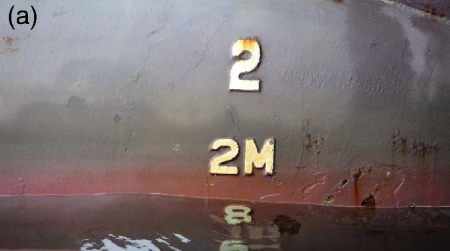
#> input picture DroneProject/data/images/01.png, 450 x 251 px, found by its file name
$ python DraftMarkSegmentationDemo.py
#> lines starting #> are read from the running program, lines starting #| are printed output that depends on the picture; after the words box and inside, x2 and y2 are one past the last pixel; in counts of white or black regions, pixels touching at a corner belong together
### DroneProject/src/draft_estimation/lib/ImageUtils.py
import cv2
import numpy as np


# [4 lines left out: function overlap_imgs, not called in this run]


def resize_to_full_screen_factor(img):
    h, w = img.shape[:2]
    return min(600 / h, 1400 / w)


def resize_to_full_screen(img):
    factor = resize_to_full_screen_factor(img)
    return cv2.resize(img, (0, 0), fx=factor, fy=factor, interpolation=cv2.INTER_AREA)


def normalize_img_0_1(img):
    return (img - np.min(img)) / np.ptp(img)


def normalize_img_0_255(img):
    return (255*(normalize_img_0_1(img))).astype(np.uint8)


def read(img_path):
    img = cv2.imread(img_path)
    if img is None:
        print("Invalid path.")
        exit(1)
    return img

### DroneProject/src/draft_estimation/lib/Board.py
import numpy as np
import cv2

from src.draft_estimation.lib.Colors import Color
from src.draft_estimation.lib.ImageUtils import resize_to_full_screen


class Board:
    def __init__(self, img, rows, cols, name=""):
        self.__name = name
        self.rows = rows
        self.cols = cols
        self.h, self.w = img.shape[:2]
        self.board = np.zeros((rows*(self.h+1)-1, cols*(self.w+1)-1, 3), dtype=np.uint8)

        for y in range(1, rows+1):
            y = y*(self.h+1)-1
            cv2.line(self.board, (0, y), (cols*(self.w+1)-1, y), Color.WHITE.value, thickness=1)
        for x in range(1, cols+1):
            x = x*(self.w+1)-1
            cv2.line(self.board, (x, 0), (x, rows*(self.h+1)-1), Color.WHITE.value, thickness=1)

    def move_point(self, pt, row, col):
        x, y = pt
        return col * (self.w + 1) + x, row * (self.h + 1) + y

    def draw_marks(self, marks, row, col):
        if not marks:
            return

        img = np.zeros((self.h, self.w), np.uint8)
        for mark in marks:
            x, y, w, h = mark.rect
            img[y:y+h, x:x+w] = mark.materialize()

        img = cv2.cvtColor(img, cv2.COLOR_GRAY2BGR)

        for mark in marks:
            mark.draw(img)
        return self.draw_img(img, row, col)

    def draw_line(self, pt1, pt2, color, thickness, row, col):
        cv2.line(self.board, self.move_point(pt1, row, col), self.move_point(pt2, row, col), color, thickness=1)

    def draw_img(self, img, row, col):
        if not (0 <= row <= self.rows) or not (0 <= col <= self.cols):
            raise ValueError

        img = self.check_dims(img)
        x, y = self.move_point((0, 0), row, col)
        self.board[y:y+self.h, x:x+self.w] = img
        return img

    def check_dims(self, img):
        if len(img.shape) == 3:
            return img
        return cv2.cvtColor(img, cv2.COLOR_GRAY2BGR)

    def show(self):
        cv2.imshow(self.__name, resize_to_full_screen(self.board))
        cv2.waitKey(0)
        return self

    def name(self, name):
        self.__name = name
        cv2.namedWindow(self.__name)

### DroneProject/src/draft_estimation/DraftMarkSegmentation.py
import cv2

from src.draft_estimation.lib.Colors import Color
from src.draft_estimation.lib.DraftMarks import DraftMark
from src.draft_estimation.lib.DraftMarkSet import DraftMarkSet
from src.draft_estimation.Constants import MARK_MAX_W_TO_H_RATIO, MARK_MIN_W_TO_H_RATIO, MARK_MIN_AREA, MARK_MAX_AREA


class DraftMarkSegmentator:  # :-D
    def __init__(self, kernel_radius):
        self.marks = DraftMarkSet()
        self.kernel_radius = kernel_radius

        # for debbuging and demos
        self.color_corrected = None
        self.tophat_img = None
        self.blackhat_img = None
        self.tophat_bin_img = None
        self.blackhat_bin_img = None

    def search_marks(self, img):
        # TODO: crop the img
        # TODO: black on red marks problem

        # mask = cv2.inRange(img, (0, 0, 50), (15, 15, 255))
        # img_diff = img.max(axis=2) - img.min(axis=2)
        self.color_corrected = img.copy()
        # self.color_corrected[img_diff > 75] = Color.BLUE.value

        grey_img = cv2.cvtColor(self.color_corrected, cv2.COLOR_BGR2GRAY)

        kernel = cv2.getStructuringElement(cv2.MORPH_ELLIPSE, (self.kernel_radius, self.kernel_radius))
        self.tophat_img = cv2.morphologyEx(grey_img, cv2.MORPH_TOPHAT, kernel)
        self.blackhat_img = cv2.morphologyEx(grey_img, cv2.MORPH_BLACKHAT, kernel)

        _, self.tophat_bin_img = cv2.threshold(self.tophat_img, 0, 255, cv2.THRESH_BINARY + cv2.THRESH_OTSU)
        _, self.blackhat_bin_img = cv2.threshold(self.blackhat_img, 0, 255, cv2.THRESH_BINARY + cv2.THRESH_OTSU)

        tophat_cntrs, _ = cv2.findContours(self.tophat_bin_img, cv2.RETR_EXTERNAL, cv2.CHAIN_APPROX_SIMPLE)
        blackhat_cntrs, _ = cv2.findContours(self.blackhat_bin_img, cv2.RETR_EXTERNAL, cv2.CHAIN_APPROX_SIMPLE)

        self.marks.add_from({DraftMark(cv2.boundingRect(cntr), self.tophat_bin_img, True) for cntr in tophat_cntrs})
        self.marks.add_from({DraftMark(cv2.boundingRect(cntr), self.blackhat_bin_img, False) for cntr in blackhat_cntrs})
        return self

    def filter(self):
        for mark in self.marks.marks.copy():
            _, _, w, h = mark.rect
            if not (MARK_MIN_W_TO_H_RATIO < w/h < MARK_MAX_W_TO_H_RATIO):
                self.marks.remove(mark)
            elif not (MARK_MIN_AREA < w*h < MARK_MAX_AREA):
                self.marks.remove(mark)
        return self

    def run(self, org_img):
        self.search_marks(org_img).filter()
        if not self.marks:
            raise ValueError("Segmentation fault")
        return self.marks

### DroneProject/src/draft_estimation/lib/DraftMarkSet.py
from src.draft_estimation.lib.DraftMarks import DraftMarkString
from src.draft_estimation.lib.Grid2DMath import overlap_area_percentage, are_overlapping


class DraftMarkSet():
    def __init__(self):
        self.marks = set()
        self.strings = set()
        self.removed_marks = set()
        self.removed_strings = set()

    def marks_and_strings(self, removed=False):
        used_in_strings = set()
        strings = self.removed_strings if removed else self.strings
        marks = self.removed_marks if removed else self.marks
        for string in strings:
            for mark in string.marks:
                used_in_strings.add(mark)
        return strings | marks - used_in_strings

    def __remove_mark(self, mark):
        if mark in self.marks:
            self.marks.remove(mark)
        self.removed_marks.add(mark)

    # [6 lines left out: function __remove_string, not called in this run]

    def remove(self, key):
        if isinstance(key, DraftMarkString):
            self.__remove_string(key)
        elif key.string:
            self.__remove_string(key.string)
        else:
            self.__remove_mark(key)

    # [6 lines left out: function __add_string, not called in this run]

    def __add_mark(self, mark):
        if mark in self.removed_marks:
            self.removed_marks.remove(mark)
        self.marks.add(mark)

    def add(self, key):
        if isinstance(key, DraftMarkString):
            self.__add_string(key)
        elif key.string:
            self.__add_string(key.string)
        else:
            self.__add_mark(key)

    def add_from(self, iterator):
        for key in iterator:
            self.add(key)

    def y_sorted(self, reverse, strings):
        iterator = self.marks if not strings else self.marks_and_strings()
        return list(sorted(iterator, key=lambda x: x.rect[1], reverse=reverse))

    # [15 lines left out: functions pairs, in_area, mark_at, not called in this run]

    def __contains__(self, key):
        return key in self.marks or key in self.strings

    def __iter__(self):
        return iter(self.marks_and_strings())

### DroneProject/src/draft_estimation/lib/DraftMarks.py
import cv2
import numpy as np

from src.draft_estimation.lib.Colors import Color
from src.draft_estimation.lib.Grid2DMath import join


class DraftMark:
    def __init__(self, rect, img, tophat_flag):
        self.rect = rect
        self.img = img
        self.tophat_flag = tophat_flag
        self.label = None
        self.conf = None
        self.materialized = None
        self.string = None

    def materialize(self):
        if self.materialized is None:
            x, y, w, h = self.rect
            self.materialized = self.img[y:y+h, x:x+w]
        return self.materialized

    def center(self):
        x, y, w, h = self.rect
        return x + w // 2, y - h // 2

    # [14 lines left out: function join_with, not called in this run]

    def draw(self, img):
        if self.string:
            self.string.draw(img)
            return

        x, y, w, h = self.rect
        col = Color.GREEN.value if self.tophat_flag else Color.RED.value
        cv2.rectangle(img, (x, y), (x+w, y+h), col, 1)
        if self.label and self.conf:
            cv2.putText(img, str((self.label, round(self.conf, 2))), (x+w, y+h), cv2.FONT_HERSHEY_SIMPLEX, 0.4, col, 1, cv2.LINE_AA)
        return self

    def __repr__(self):
        return f"{self.label}"

    def __hash__(self):
        return hash(self.rect)

    def __eq__(self, other):
        return self.rect == other.rect

    def bottom(self):
        x, y, w, h = self.rect
        return (x+w//2, y+h-1)

    def top(self):
        x, y, w, h = self.rect
        return (x+w//2, y+1)


class DraftMarkString:
    # [48 lines left out: functions __init__, comp_label, comp_conf, comp_rect, draw, add and 1 more, not called in this run]

    def center(self):
        x, y, w, h = self.rect
        return x + w // 2, y - h // 2

    def __repr__(self):
        return f"{self.label}"

    def __hash__(self):
        return hash(self.rect)

    def __eq__(self, other):
        return self.rect == other.rect

    def bottom(self):
        x, y, w, h = self.rect
        return (x+w//2, y+h-1)

    def top(self):
        x, y, w, h = self.rect
        return (x+w//2, y+1)

### DroneProject/src/draft_estimation/demo/DraftMarkSegmentationDemo.py
#############################################################
if __name__ == "__main__":                                 ##
    import os                                              ##
    import sys                                             ##
    sys.path.insert(1, os.path.abspath("..\\DroneProject"))##
#############################################################

import cv2
import numpy as np

from src.draft_estimation.lib.Board import Board
from src.draft_estimation.lib.ImageUtils import read
from src.draft_estimation.lib.Colors import Color
from src.draft_estimation.DraftMarkSegmentation import DraftMarkSegmentator
from src.draft_estimation.Constants import DEFAULT_P

KEY_ARROW_UP = 2490368
KEY_ARROW_DOWN = 2621440


def choose_kernel_radius(img, radius=DEFAULT_P):
    board = Board(img, 3, 3)
    board.draw_img(img, 0, 0)
    board.name("Choose kernel radius.")
    h, w = img.shape[:2]

    def draw():
        nonlocal board, radius, w, h

        dm_seg = DraftMarkSegmentator(radius)
        try:
            dm_seg.run(img)
        except ValueError:
            pass

        kernel_img = np.zeros((h, w), dtype=np.uint8)
        cv2.circle(kernel_img, (w//2, h//2), dm_seg.kernel_radius//2, Color.WHITE.value, -1)
        cv2.putText(kernel_img, "radius = " + str(radius), (w//2, h//2 - radius - 10), cv2.FONT_HERSHEY_SIMPLEX, 0.7, Color.WHITE.value, 1, cv2.LINE_AA)

        board.draw_img(dm_seg.color_corrected, 0, 1)
        board.draw_img(kernel_img, 0, 2)
        board.draw_img(dm_seg.tophat_img, 1, 0)
        board.draw_img(dm_seg.blackhat_img, 2, 0)
        board.draw_img(dm_seg.tophat_bin_img, 1, 1)
        board.draw_img(dm_seg.blackhat_bin_img, 2, 1)
        board.draw_marks(list(filter(lambda x: x.tophat_flag, dm_seg.marks)), 1, 2)
        board.draw_marks(list(filter(lambda x: not x.tophat_flag, dm_seg.marks)), 2, 2)

        board.show()

    draw()
    while True:
        code = cv2.waitKeyEx(1)
        if code == KEY_ARROW_UP:
            radius = min(radius + 1, h//4, w//4)
            draw()
        elif code == KEY_ARROW_DOWN:
            radius = max(1, radius - 1)
            draw()
        elif code != -1:
            cv2.destroyAllWindows()
            return radius

        if not cv2.getWindowProperty("Choose kernel radius.", cv2.WND_PROP_VISIBLE):
            return radius


def main(img_path):
    org = read(img_path)
#> in read, img is the input picture: shape (251, 450, 3); mean B, G, R 109.9, 110.4, 121.2
    choose_kernel_radius(org)
#> after the loop in __init__, `for y in range(1, rows+1):`:
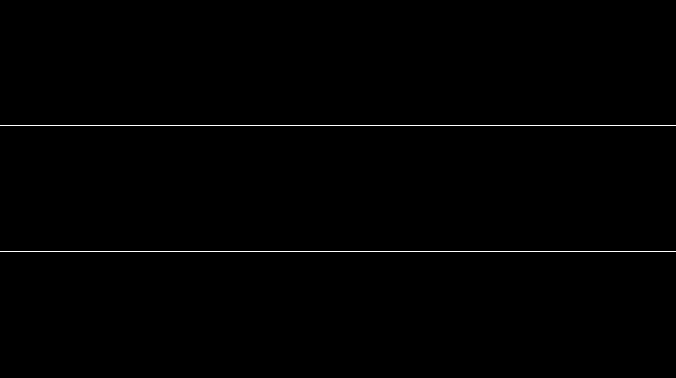
#> self.board: shape (755, 1352, 3) (shown at 1/2 size); 0.26% white in thin lines or dots, all inside (x1, y1, x2, y2) = (0, 251, 1352, 504)
#> in search_marks, `_, self.blackhat_bin_img = cv2.threshold(self.blackhat_img, 0, 255, cv..`:
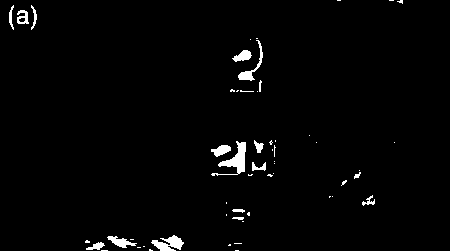
#> self.blackhat_bin_img: shape (251, 450); 1.9% white; 55 white regions (38 under 20 px)
#> in search_marks, `tophat_cntrs, _ = cv2.findContours(self.tophat_bin_img, cv2.RETR_EXTER..`: tophat_cntrs = 38 contours, 29 with area under 20; largest, box (x1, y1, x2, y2) and area: (229, 41, 260, 90) 714, (243, 139, 274, 175) 659, (210, 139, 239, 174) 622, (81, 236, 160, 251) 382, (225, 205, 251, 224) 352
#> in search_marks, `blackhat_cntrs, _ = cv2.findContours(self.blackhat_bin_img, cv2.RETR_E..`: blackhat_cntrs = 55 contours, 41 with area under 20; largest, box (x1, y1, x2, y2) and area: (211, 141, 246, 176) 336, (151, 235, 184, 251) 244, (238, 40, 263, 81) 155, (107, 236, 137, 248) 130, (211, 145, 231, 157) 120
#> in draw_img (call 8), `self.board[y:y+self.h, x:x+self.w] = img`:
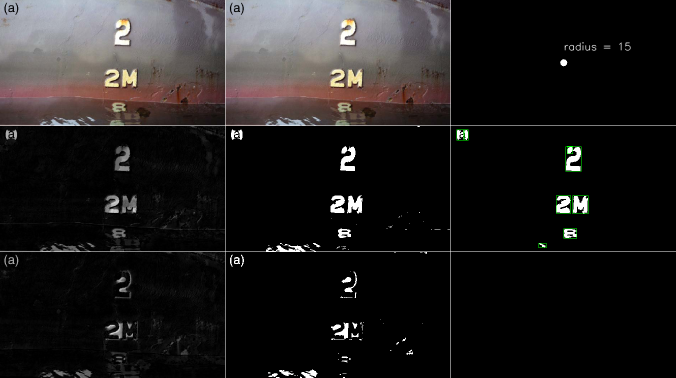
#> self.board: shape (755, 1352, 3) (shown at 1/2 size); mean of channels 0, 1, 2 29.5, 29.8, 32; drawn as B, G, R
#> call 2 of draw_marks, with row = 2, col = 2
#> the loop in draw_marks (call 2), `for mark in marks:` made 10 passes
#> after the loop in draw_marks (call 2), `for mark in marks:`:
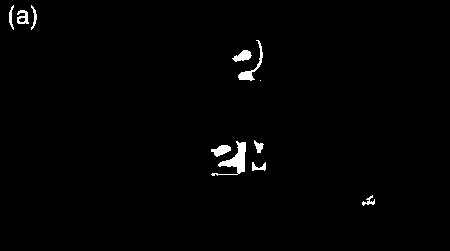
#> img: shape (251, 450); 1.2% white; 11 white regions (1 under 20 px), largest, box (x1, y1, x2, y2) and area: (211, 141, 246, 176) 416, (238, 40, 263, 81) 210, (211, 145, 231, 157) 143
#> after the loop in draw_marks (call 2), `for mark in marks:`:
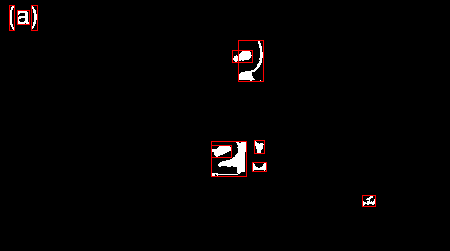
#> img: shape (251, 450, 3); mean B, G, R 2.8, 2.8, 4.4
#> in draw_img (call 9), `self.board[y:y+self.h, x:x+self.w] = img`:
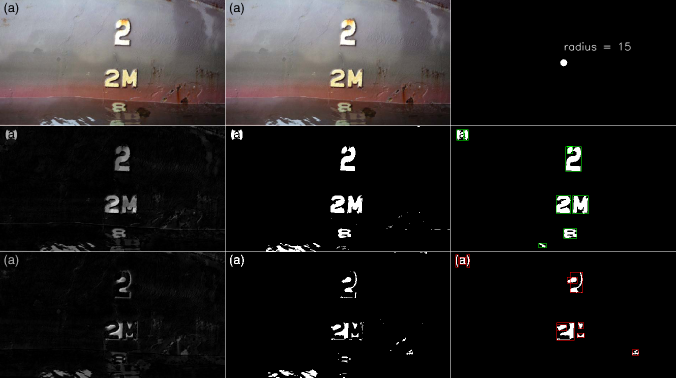
#> self.board: shape (755, 1352, 3) (shown at 1/2 size); 0.19% of pixels changed, all inside (x1, y1, x2, y2) = (911, 509, 1278, 711); drawn as B, G, R
#> in resize_to_full_screen, `factor = resize_to_full_screen_factor(img)`: factor = 0.795
#> in resize_to_full_screen, `return cv2.resize(img, (0, 0), fx=factor, fy=factor, interpolation=cv2..`:
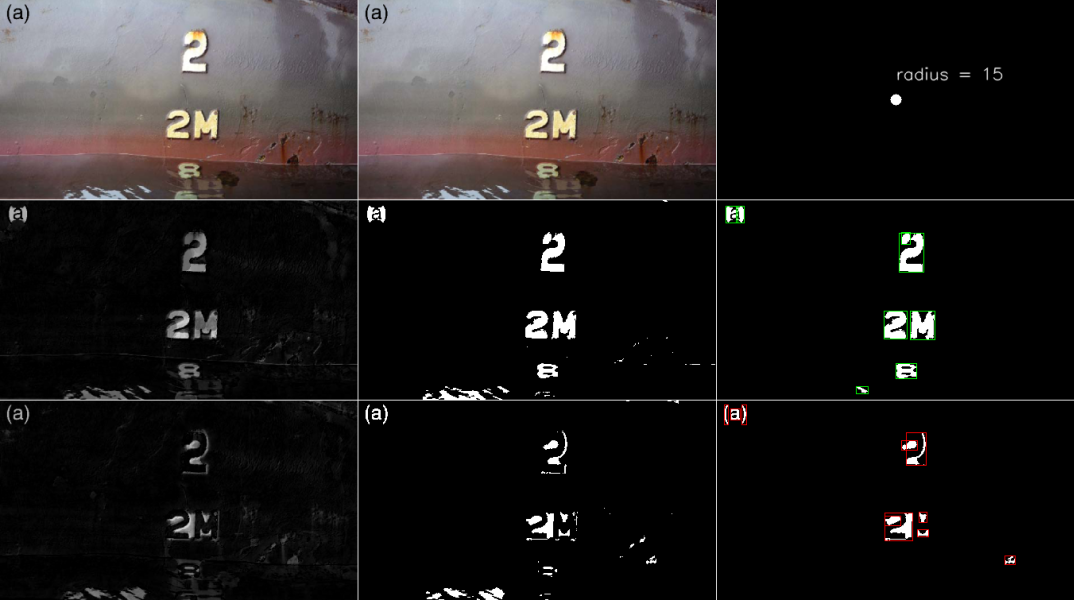
#> returned value: shape (600, 1074, 3); mean of channels 0, 1, 2 29.9, 30.1, 32.5; drawn as B, G, R
#> (key Esc is pressed here)
#> in choose_kernel_radius, `code = cv2.waitKeyEx(1)`: code = 27


if __name__ == '__main__':
    main("..\\DroneProject\\data\\images\\01.png")

$ run again, with DroneProject/data/images/02.png copied over DroneProject/data/images/01.png
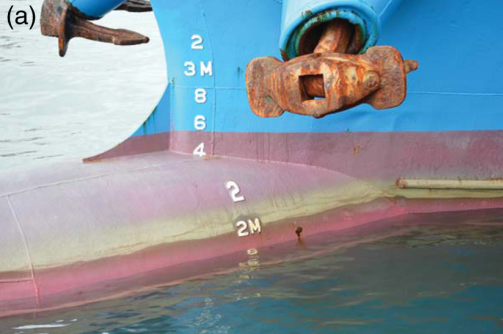
#> input picture DroneProject/data/images/02.png, 503 x 334 px, found by its file name
#> in read, img is the input picture: shape (334, 503, 3); mean B, G, R 155, 146.2, 135.3
#> self.tophat_bin_img: shape (334, 503); 5% white; 274 white regions (219 under 20 px), largest, box (x1, y1, x2, y2) and area: (323, 53, 379, 95) 702, (396, 189, 503, 198) 695, (300, 32, 340, 109) 633
#> self.blackhat_bin_img: shape (334, 503); 5.2% white; 249 white regions (187 under 20 px)
#> tophat_cntrs = 274 contours, 231 with area under 20; largest, box (x1, y1, x2, y2) and area: (396, 189, 503, 198) 582, (323, 53, 379, 95) 551, (291, 8, 365, 53) 504, (300, 32, 340, 109) 468, (403, 180, 503, 188) 434
#> blackhat_cntrs = 243 contours, 205 with area under 20; largest, box (x1, y1, x2, y2) and area: (277, 46, 387, 119) 1962, (273, 4, 369, 63) 830, (298, 73, 326, 102) 552, (78, 25, 150, 45) 380, (320, 18, 355, 54) 240
#> the loop in draw_marks, `for mark in marks:` made 34 passes
#> the loop in draw_marks (call 2), `for mark in marks:` made 27 passes
#> after the loop in draw_marks (call 2), `for mark in marks:`:
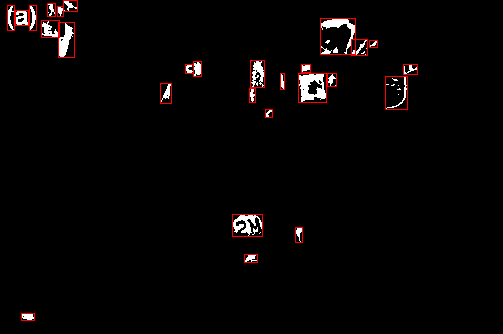
#> img: shape (334, 503, 3); mean B, G, R 4.3, 4.3, 6.7
#> in resize_to_full_screen, `return cv2.resize(img, (0, 0), fx=factor, fy=factor, interpolation=cv2..`:
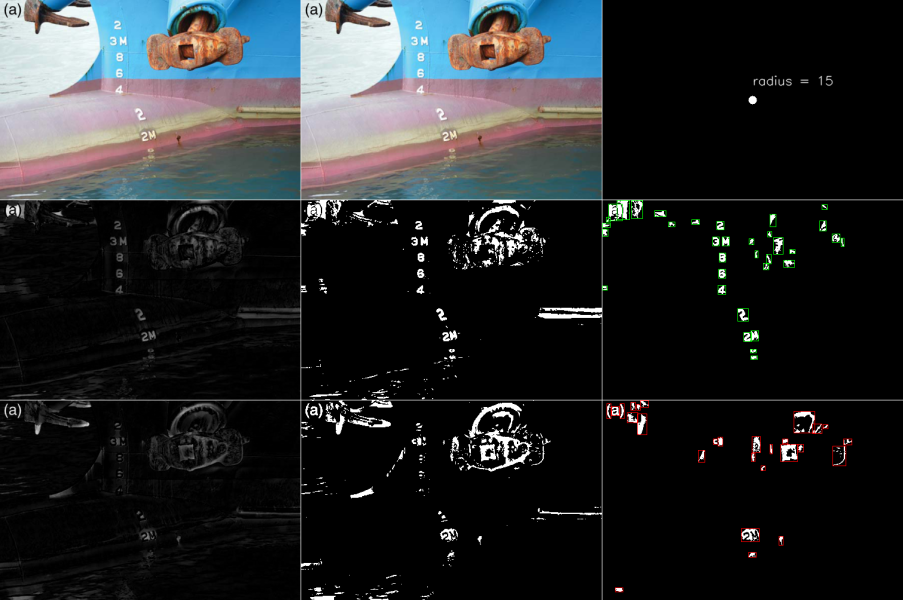
#> returned value: shape (600, 903, 3); mean of channels 0, 1, 2 41, 39.3, 36.9; drawn as B, G, R
